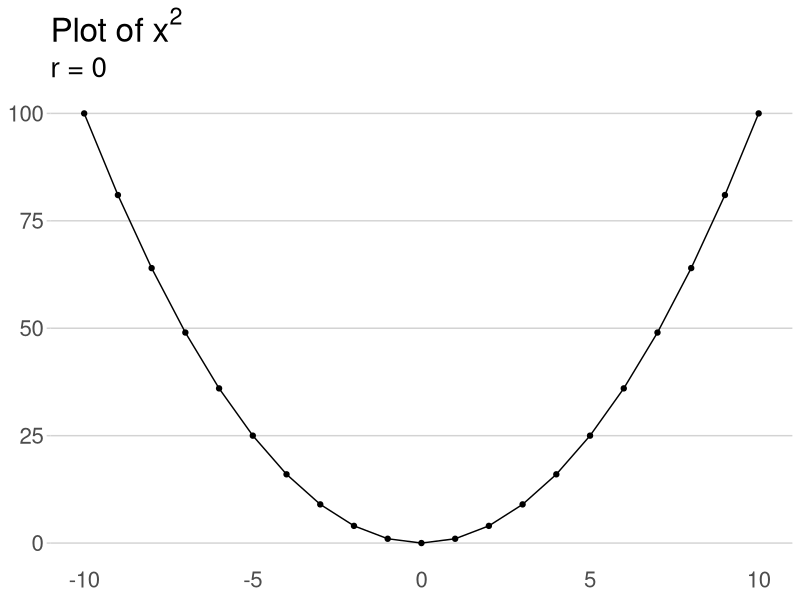
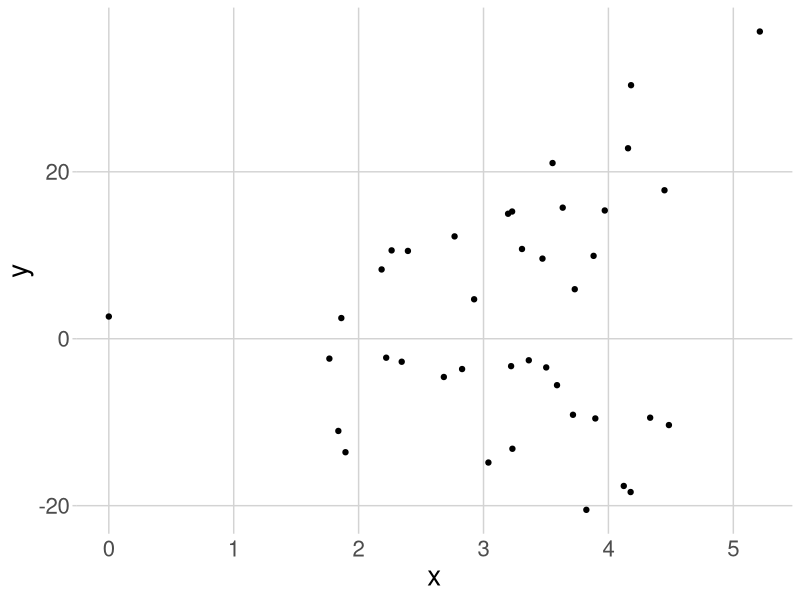
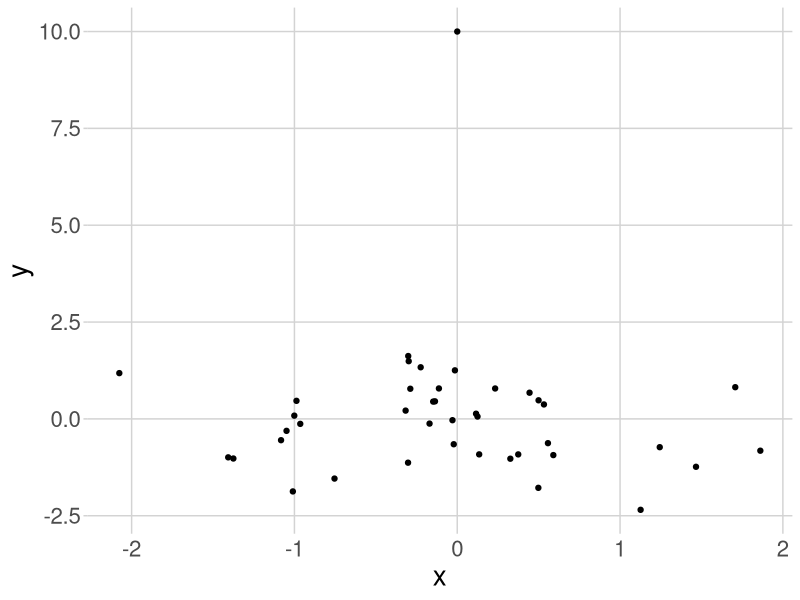
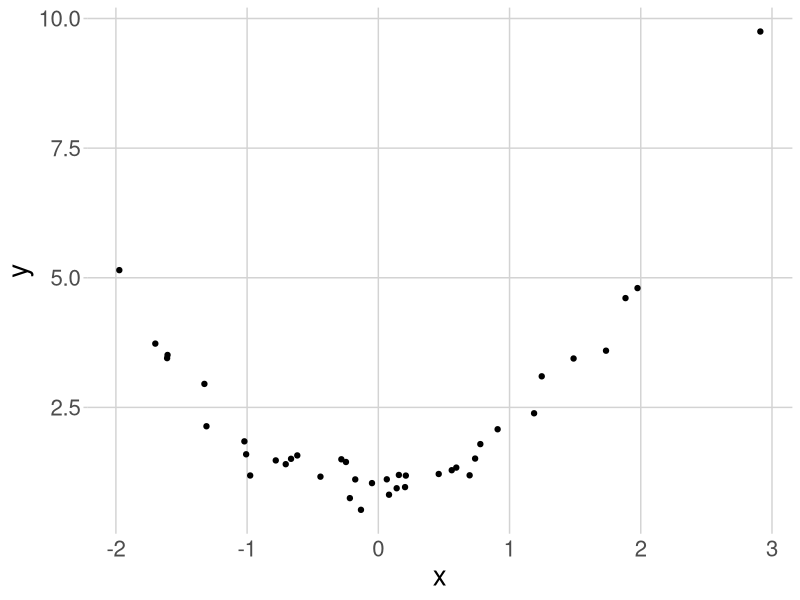
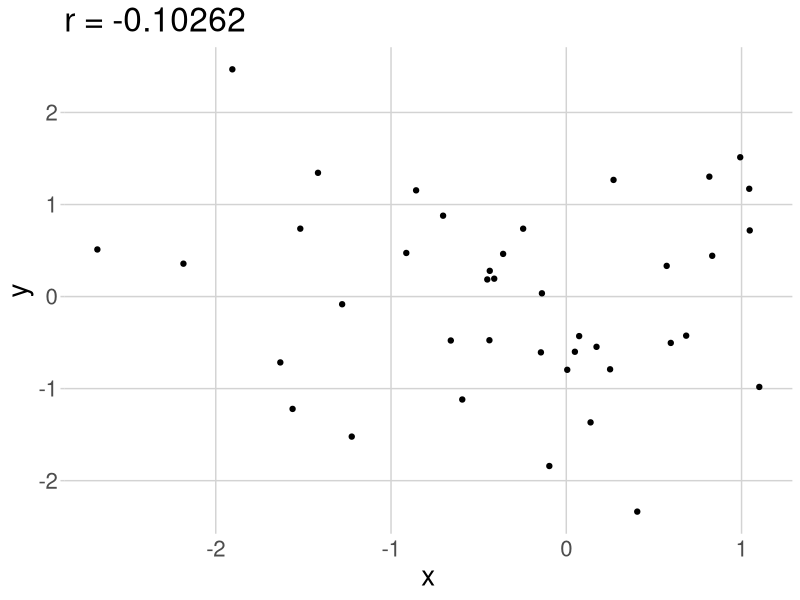
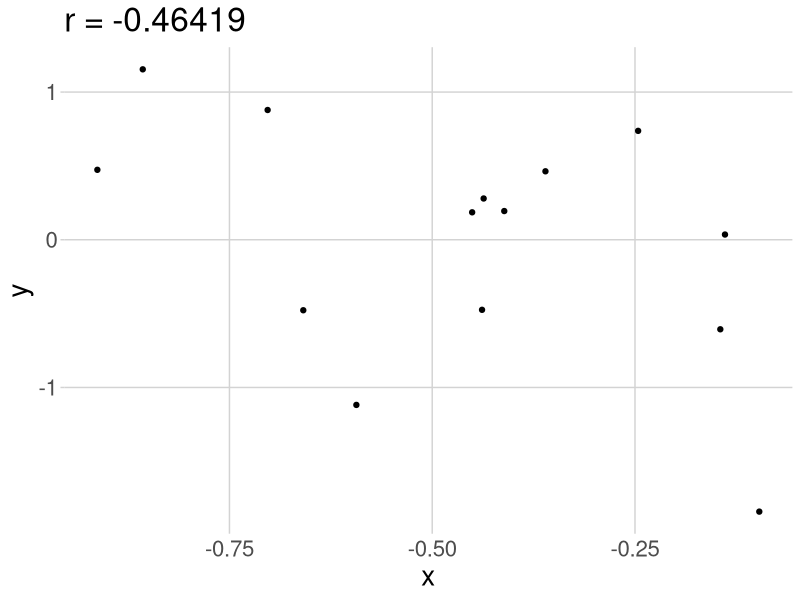

Generate these figures, in order, with R:

dat <- data.frame(x = -10:10)
dat$y <- dat$x^2

library(ggplot2)

ggplot(dat, aes(x = x, y = y)) + 
    geom_point() + 
    geom_line() + 
    theme(panel.background = element_blank(), 
          panel.grid.major.y = element_line(color = "light gray"),
          panel.grid.major.x = element_blank(),
          axis.ticks.x = element_blank(),
          axis.ticks.y = element_line(color = "light gray"),
          text = element_text(size = 20), 
          axis.title = element_blank()) +
    ggtitle(expression(paste("Plot of ", x^2)),
            subtitle = paste("r =", cor(dat$x, dat$y)))

plot_dat <- data.frame(x = sort(rnorm(40), decreasing = FALSE))
plot_dat$x <- plot_dat$x + abs(min(plot_dat$x))
plot_dat$y <- ifelse(row(plot_dat)[, 1] %% 2 == 1, -1 * plot_dat$x ^2, plot_dat$x ^2)
plot_dat$y <- plot_dat$y + rnorm(40, 1, 5)

ggplot(plot_dat, aes(x = x, y = y)) + 
    geom_point() + 
    theme(panel.background = element_blank(), 
          panel.grid.major.y = element_line(color = "light gray"),
          panel.grid.major.x = element_line(color = "light gray"),
          axis.ticks.x = element_blank(),
          axis.ticks.y = element_line(color = "light gray"),
          text = element_text(size = 20))

plot_dat <- data.frame(x = c(rnorm(40), 0),
                       y = c(rnorm(40), 10))

ggplot(plot_dat, aes(x = x, y = y)) + 
    geom_point() + 
    theme(panel.background = element_blank(), 
          panel.grid.major.y = element_line(color = "light gray"),
          panel.grid.major.x = element_line(color = "light gray"),
          axis.ticks.x = element_blank(),
          axis.ticks.y = element_line(color = "light gray"),
          text = element_text(size = 20))

plot_dat <- data.frame(x = rnorm(40))
plot_dat$y <- plot_dat$x ^ 2 + rnorm(40, 1, 0.25)


ggplot(plot_dat, aes(x = x, y = y)) + 
    geom_point() + 
    theme(panel.background = element_blank(), 
          panel.grid.major.y = element_line(color = "light gray"),
          panel.grid.major.x = element_line(color = "light gray"),
          axis.ticks.x = element_blank(),
          axis.ticks.y = element_line(color = "light gray"),
          text = element_text(size = 20))


plot_dat <- data.frame(x = rnorm(40),
                       y = rnorm(40))
ggplot(plot_dat, aes(x = x, y = y)) + 
    geom_point() + 
    theme(panel.background = element_blank(), 
          panel.grid.major.y = element_line(color = "light gray"),
          panel.grid.major.x = element_line(color = "light gray"),
          axis.ticks.x = element_blank(),
          axis.ticks.y = element_line(color = "light gray"),
          text = element_text(size = 20)) + 
    ggtitle(paste0("r = ", round(cor(plot_dat$x, plot_dat$y), 5)))

ggplot(plot_dat[plot_dat$x >= -1 & plot_dat$x <= 0, ], aes(x = x, y = y)) + 
    geom_point() + 
    theme(panel.background = element_blank(), 
          panel.grid.major.y = element_line(color = "light gray"),
          panel.grid.major.x = element_line(color = "light gray"),
          axis.ticks.x = element_blank(),
          axis.ticks.y = element_line(color = "light gray"),
          text = element_text(size = 20)) + 
    ggtitle(paste0("r = ", round(cor(plot_dat$x[plot_dat$x >= -1 & 
                                                    plot_dat$x <= 0], 
                                     plot_dat$y[plot_dat$x >= -1 & 
                                                    plot_dat$x <= 0]), 5)))
